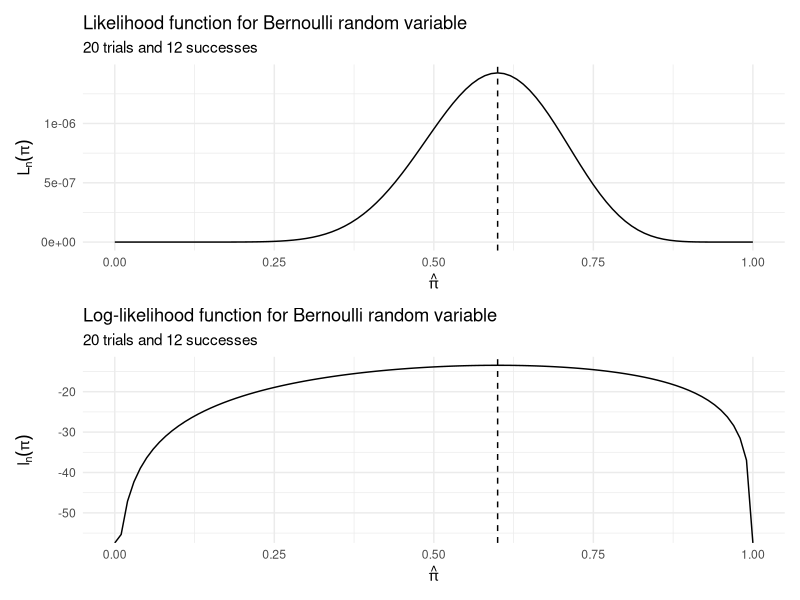
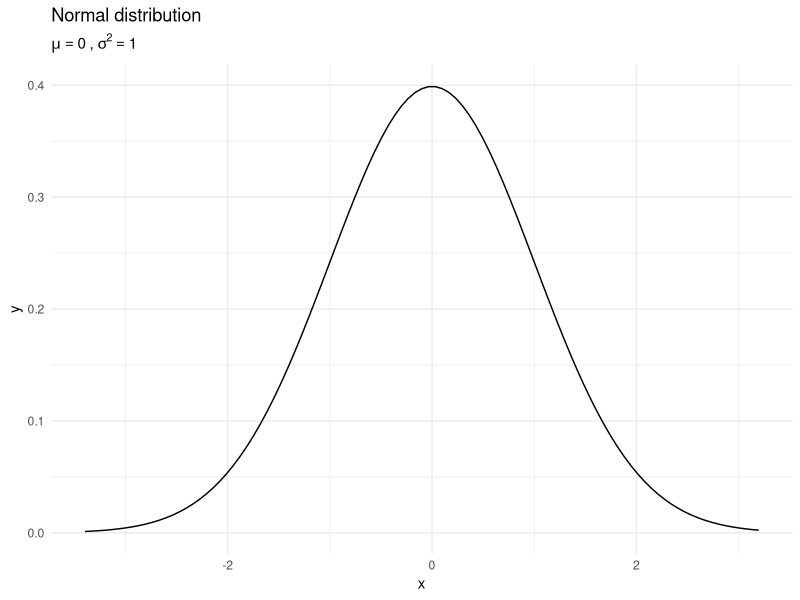
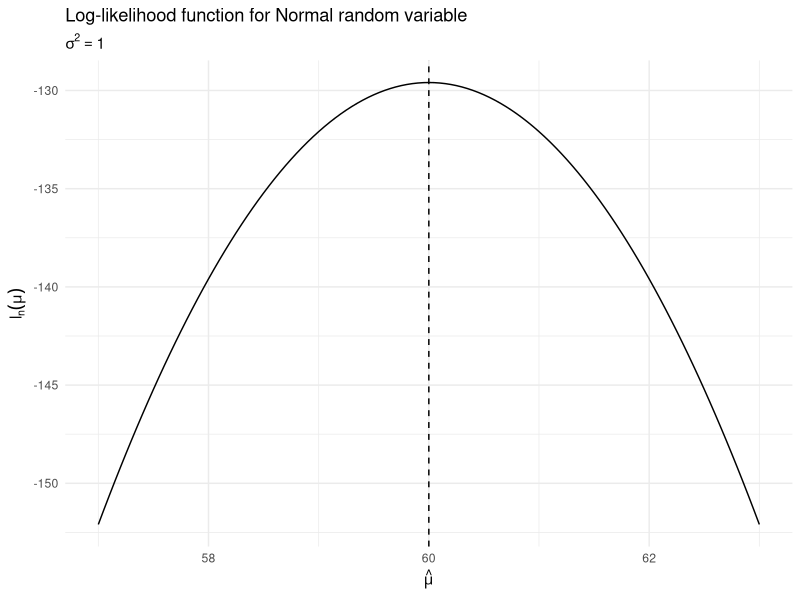
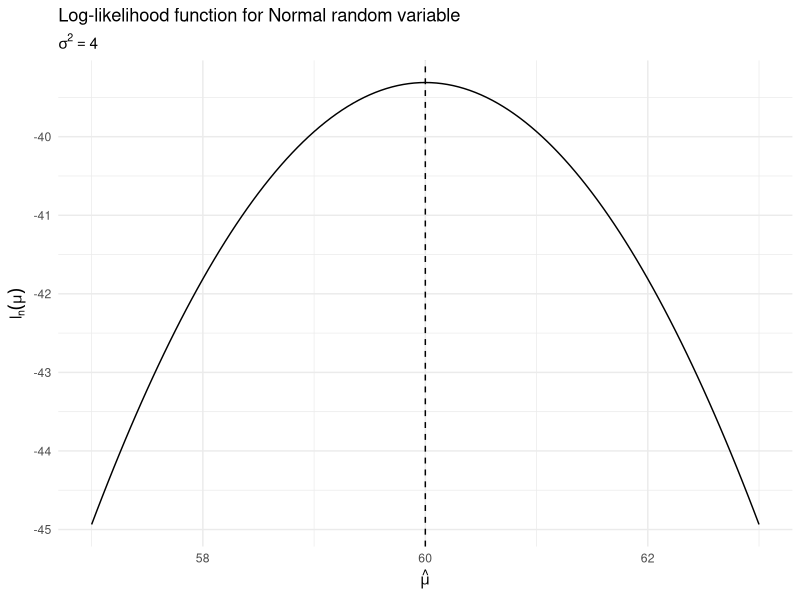

These charts were generated, in order, by the following R code:
## ---- chunk 1
knitr::opts_chunk$set(cache = TRUE)
## ---- chunk 2
library(tidyverse)
library(broom)
library(patchwork)

options(digits = 3)
set.seed(1234)
theme_set(theme_minimal())
## ---- chunk 3
# loglikelihood function for plotting
lik_bern <- function(p, S, n){
  p^S * (1 - p)^(n - S)
}

log_lik_bern <- function(p, S, n){
  S * log(p) + (n - S) * log(1 - p)
}


# calculate likelihood values
bern <- data_frame(x = seq(0, 1, by = 0.01),
           lik = lik_bern(x, 12, 20),
           loglik = log_lik_bern(x, 12, 20))

ggplot(bern, aes(x, lik)) +
  geom_line() +
  geom_vline(xintercept = (12 / 20), linetype = 2) +
  labs(title = "Likelihood function for Bernoulli random variable",
       subtitle = "20 trials and 12 successes",
       x = expression(hat(pi)),
       y = expression(L[n](pi))) +
  ggplot(bern, aes(x, loglik)) +
  geom_line() +
  geom_vline(xintercept = (12 / 20), linetype = 2) +
  labs(title = "Log-likelihood function for Bernoulli random variable",
       subtitle = "20 trials and 12 successes",
       x = expression(hat(pi)),
       y = expression(l[n](pi))) +
  plot_layout(ncol = 1)
## ---- chunk 4
data_frame(x = rnorm(1000, 0, 1)) %>%
  ggplot(aes(x)) +
  stat_function(fun = dnorm, args = list(mean = 0, sd = 1)) +
  labs(title = "Normal distribution",
       subtitle = expression(paste(mu == 0, " , ", sigma^{2} == 1)))
## ---- chunk 5
prof <- data_frame(id = 1:5,
                   years = c(3,2,4,1,5),
                   salary = 45 + 5 * years)

prof %>%
  select(-years) %>%
  knitr::kable(caption = "Salaries of assistant professors")
## ---- chunk 6
likelihood.normal.mu <- function(mu, sig2 = 1, x) {
  # mu      mean of normal distribution for given sig
  # x       vector of data
  n = length(x)
  a1 = (2*pi*sig2)^-(n/2)
  a2 = -1/(2*sig2)
  y = (x-mu)^2
  ans = a1*exp(a2*sum(y))
  return(log(ans))
}

data_frame(mu_hat = seq(57, 63, by = .05),
           logLik = map_dbl(mu_hat, likelihood.normal.mu, x = prof$salary)) %>%
  ggplot(aes(mu_hat, logLik)) +
  geom_line() +
  geom_vline(xintercept = mean(prof$salary), linetype = 2) +
  labs(title = "Log-likelihood function for Normal random variable",
       subtitle = expression(sigma^2 == 1),
       x = expression(hat(mu)),
       y = expression(l[n](mu)))
## ---- chunk 7
data_frame(mu_hat = seq(57, 63, by = .05),
           logLik = map_dbl(mu_hat, likelihood.normal.mu, x = prof$salary, sig2 = 4)) %>%
  ggplot(aes(mu_hat, logLik)) +
  geom_line() +
  geom_vline(xintercept = mean(prof$salary), linetype = 2) +
  labs(title = "Log-likelihood function for Normal random variable",
       subtitle = expression(sigma^2 == 4),
       x = expression(hat(mu)),
       y = expression(l[n](mu)))
## ---- chunk 8

